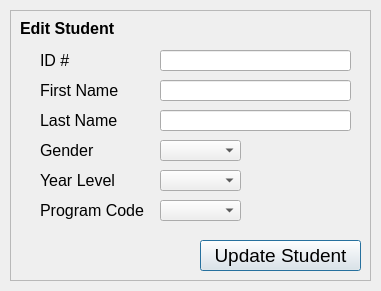
<?xml version="1.0" encoding="UTF-8"?>
<ui version="4.0">
 <class>Dialog</class>
 <widget class="QDialog" name="Dialog">
  <property name="geometry">
   <rect>
    <x>0</x>
    <y>0</y>
    <width>381</width>
    <height>291</height>
   </rect>
  </property>
  <property name="windowTitle">
   <string>Dialog</string>
  </property>
  <widget class="QFrame" name="EditStudent">
   <property name="geometry">
    <rect>
     <x>10</x>
     <y>10</y>
     <width>361</width>
     <height>271</height>
    </rect>
   </property>
   <property name="frameShape">
    <enum>QFrame::StyledPanel</enum>
   </property>
   <property name="frameShadow">
    <enum>QFrame::Raised</enum>
   </property>
   <widget class="QLabel" name="EditStudentText">
    <property name="geometry">
     <rect>
      <x>10</x>
      <y>10</y>
      <width>151</width>
      <height>16</height>
     </rect>
    </property>
    <property name="font">
     <font>
      <pointsize>12</pointsize>
      <weight>75</weight>
      <bold>true</bold>
     </font>
    </property>
    <property name="text">
     <string>Edit Student</string>
    </property>
   </widget>
   <widget class="QLabel" name="IDTexte">
    <property name="geometry">
     <rect>
      <x>30</x>
      <y>40</y>
      <width>71</width>
      <height>21</height>
     </rect>
    </property>
    <property name="font">
     <font>
      <pointsize>12</pointsize>
     </font>
    </property>
    <property name="text">
     <string>ID #</string>
    </property>
   </widget>
   <widget class="QLabel" name="FNameTexte">
    <property name="geometry">
     <rect>
      <x>30</x>
      <y>70</y>
      <width>81</width>
      <height>21</height>
     </rect>
    </property>
    <property name="font">
     <font>
      <pointsize>12</pointsize>
     </font>
    </property>
    <property name="text">
     <string>First Name</string>
    </property>
   </widget>
   <widget class="QLabel" name="LNameTexte">
    <property name="geometry">
     <rect>
      <x>30</x>
      <y>100</y>
      <width>81</width>
      <height>21</height>
     </rect>
    </property>
    <property name="font">
     <font>
      <pointsize>12</pointsize>
     </font>
    </property>
    <property name="text">
     <string>Last Name</string>
    </property>
   </widget>
   <widget class="QLabel" name="YLevelText">
    <property name="geometry">
     <rect>
      <x>30</x>
      <y>160</y>
      <width>81</width>
      <height>21</height>
     </rect>
    </property>
    <property name="font">
     <font>
      <pointsize>12</pointsize>
     </font>
    </property>
    <property name="text">
     <string>Year Level</string>
    </property>
   </widget>
   <widget class="QLineEdit" name="IDTBe">
    <property name="geometry">
     <rect>
      <x>150</x>
      <y>40</y>
      <width>191</width>
      <height>21</height>
     </rect>
    </property>
    <property name="font">
     <font>
      <pointsize>12</pointsize>
     </font>
    </property>
    <property name="placeholderText">
     <string/>
    </property>
   </widget>
   <widget class="QComboBox" name="GenderDDe">
    <property name="geometry">
     <rect>
      <x>150</x>
      <y>130</y>
      <width>81</width>
      <height>21</height>
     </rect>
    </property>
   </widget>
   <widget class="QLabel" name="GenderTexte">
    <property name="geometry">
     <rect>
      <x>30</x>
      <y>130</y>
      <width>81</width>
      <height>21</height>
     </rect>
    </property>
    <property name="font">
     <font>
      <pointsize>12</pointsize>
     </font>
    </property>
    <property name="text">
     <string>Gender</string>
    </property>
   </widget>
   <widget class="QComboBox" name="YLevelDDe">
    <property name="geometry">
     <rect>
      <x>150</x>
      <y>160</y>
      <width>81</width>
      <height>21</height>
     </rect>
    </property>
   </widget>
   <widget class="QLineEdit" name="FNameTBe">
    <property name="geometry">
     <rect>
      <x>150</x>
      <y>70</y>
      <width>191</width>
      <height>21</height>
     </rect>
    </property>
    <property name="font">
     <font>
      <pointsize>12</pointsize>
     </font>
    </property>
    <property name="placeholderText">
     <string/>
    </property>
   </widget>
   <widget class="QLineEdit" name="LNameTBe">
    <property name="geometry">
     <rect>
      <x>150</x>
      <y>100</y>
      <width>191</width>
      <height>21</height>
     </rect>
    </property>
    <property name="font">
     <font>
      <pointsize>12</pointsize>
     </font>
    </property>
    <property name="placeholderText">
     <string/>
    </property>
   </widget>
   <widget class="QLabel" name="PCodeTexte">
    <property name="geometry">
     <rect>
      <x>30</x>
      <y>190</y>
      <width>111</width>
      <height>21</height>
     </rect>
    </property>
    <property name="font">
     <font>
      <pointsize>12</pointsize>
     </font>
    </property>
    <property name="text">
     <string>Program Code</string>
    </property>
   </widget>
   <widget class="QComboBox" name="PCodeDDe">
    <property name="geometry">
     <rect>
      <x>150</x>
      <y>190</y>
      <width>81</width>
      <height>21</height>
     </rect>
    </property>
   </widget>
   <widget class="QPushButton" name="UpdateStudent">
    <property name="geometry">
     <rect>
      <x>190</x>
      <y>230</y>
      <width>161</width>
      <height>31</height>
     </rect>
    </property>
    <property name="font">
     <font>
      <pointsize>14</pointsize>
     </font>
    </property>
    <property name="cursor">
     <cursorShape>PointingHandCursor</cursorShape>
    </property>
    <property name="text">
     <string>Update Student</string>
    </property>
   </widget>
  </widget>
 </widget>
 <resources/>
 <connections/>
</ui>
